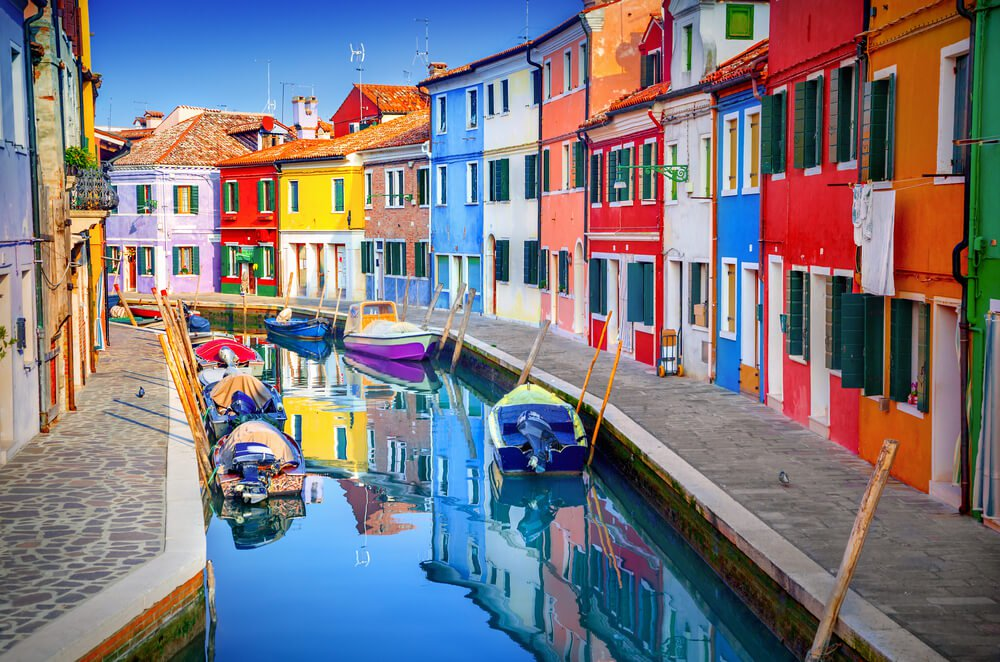
#> input picture colorpic.jpg, 1000 x 662 px
$ python coloridentification.py
#> lines starting #> are read from the running program, lines starting #| are printed output that depends on the picture
# -*- coding: utf-8 -*-
"""ColorIdentification.ipynb

Automatically generated by Colaboratory.

Original file is located at
    https://colab.research.google.com/drive/1QcLy4FdH50uHLduNObWdoOoq--FhO-mY

**THE SPARKS FOUNDATION**

*IoT and Computer Vsion*

Task 2:-Color Identification in Images

By:-Pranjal Patle
"""

# Commented out IPython magic to ensure Python compatibility.
from sklearn.cluster import KMeans
import matplotlib.pyplot as plt
import numpy as np
import cv2
from collections import Counter
from skimage.color import rgb2lab, deltaE_cie76
import os

# %matplotlib inline

image = cv2.imread('colorpic.jpg')
#> image is the input picture: shape (662, 1000, 3); mean B, G, R 127.2, 120.1, 124.8
print("The type of this input is {}".format(type(image)))
#| The type of this input is <class 'numpy.ndarray'>
print("Shape: {}".format(image.shape))
#| Shape: (662, 1000, 3)
plt.imshow(image)

image = cv2.cvtColor(image, cv2.COLOR_BGR2RGB)
plt.imshow(image)

resized_image = cv2.resize(image, (1200, 600))
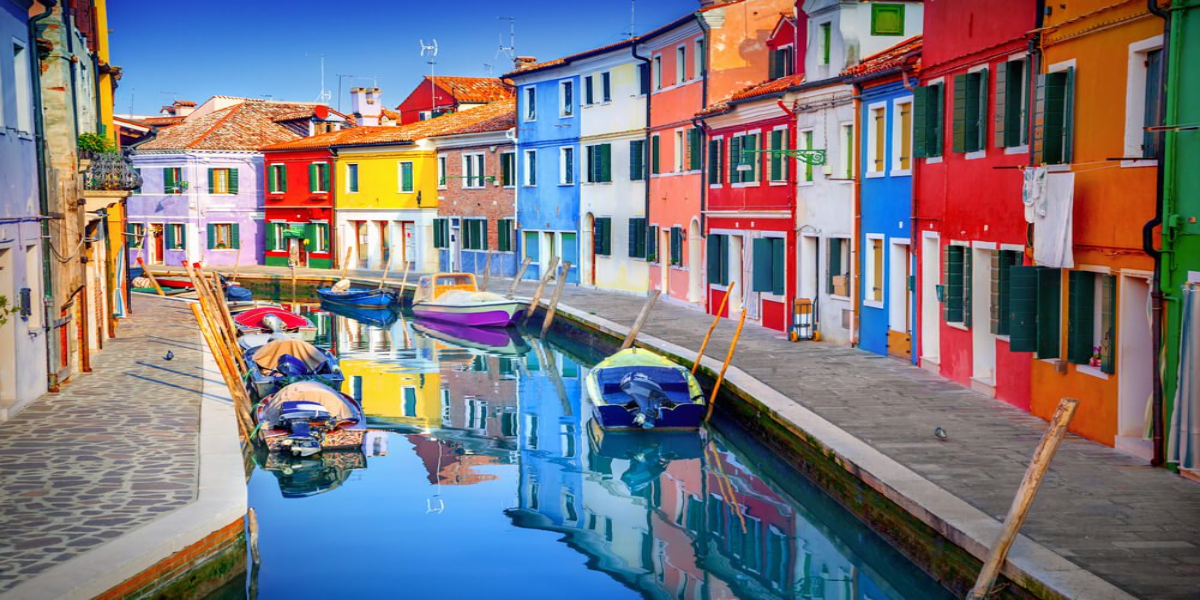
#> resized_image: shape (600, 1200, 3); mean R, G, B 124.7, 120, 127.1
plt.imshow(resized_image)

def RGB2HEX(color):
    return "#{:02x}{:02x}{:02x}".format(int(color[0]), int(color[1]), int(color[2]))

def get_image(image_path):
    image = cv2.imread(image_path)
    image = cv2.cvtColor(image, cv2.COLOR_BGR2RGB)
    return image

def get_colors(image, number_of_colors, show_chart):

#> called with number_of_colors = 8, show_chart = True
  modified_image = cv2.resize(image, (600, 400), interpolation = cv2.INTER_AREA)
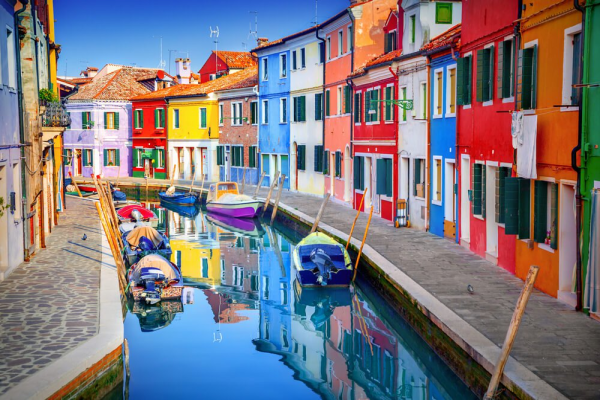
#> modified_image: shape (400, 600, 3); mean R, G, B 124.8, 120.1, 127.2
  modified_image = modified_image.reshape(modified_image.shape[0]*modified_image.shape[1], 3)

  clf = KMeans(n_clusters = number_of_colors)
  labels = clf.fit_predict(modified_image)

  counts = Counter(labels)
#> counts = {3: 25287, 1: 28234, 5: 36413, 2: 25737, 7: 16539, 4: 39462, 0: 36719, 6: 31609}


  center_colors = clf.cluster_centers_
  # We get ordered colors by iterating through the keys
  ordered_colors = [center_colors[i] for i in counts.keys()]
#> ordered_colors = [[38.59, 79.54, 98.72], [34.09, 43.37, 38.1], [118.5, 107.7, 108.4], [179.7, 53.81, 30.43], [227, 157.5, 84.27], [70.59, 140.2, 217.5], [165.5, 154.9, 154], [205.3, 204.8, 209.2]]
  hex_colors = [RGB2HEX(ordered_colors[i]) for i in counts.keys()]
#> hex_colors = ['#b3351e', '#222b26', '#468cd9', '#766b6c', '#cdccd1', '#e29d54', '#264f62', '#a59a99']
  rgb_colors = [ordered_colors[i] for i in counts.keys()]
#> rgb_colors = [[179.7, 53.81, 30.43], [34.09, 43.37, 38.1], [70.59, 140.2, 217.5], [118.5, 107.7, 108.4], [205.3, 204.8, 209.2], [227, 157.5, 84.27], [38.59, 79.54, 98.72], [165.5, 154.9, 154]]

  if (show_chart):
    plt.figure(figsize = (8, 6))
    plt.pie(counts.values(), labels = hex_colors, colors = hex_colors)

  return rgb_colors

get_colors(get_image('colorpic.jpg'), 8, True)
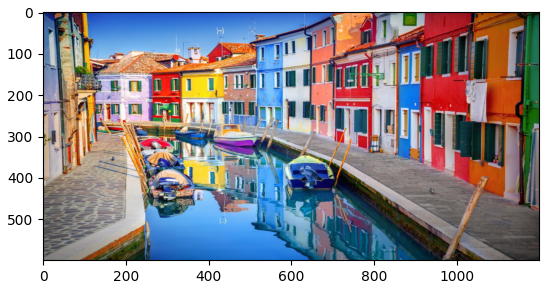
#> figure drawn by matplotlib, 1 panel; B, G, R data is drawn as R, G, B
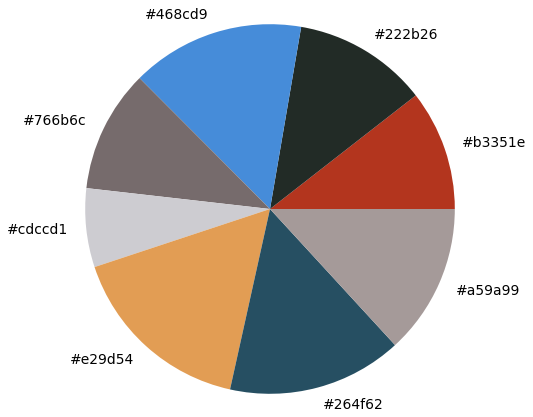
#> figure drawn by matplotlib, 1 panel
